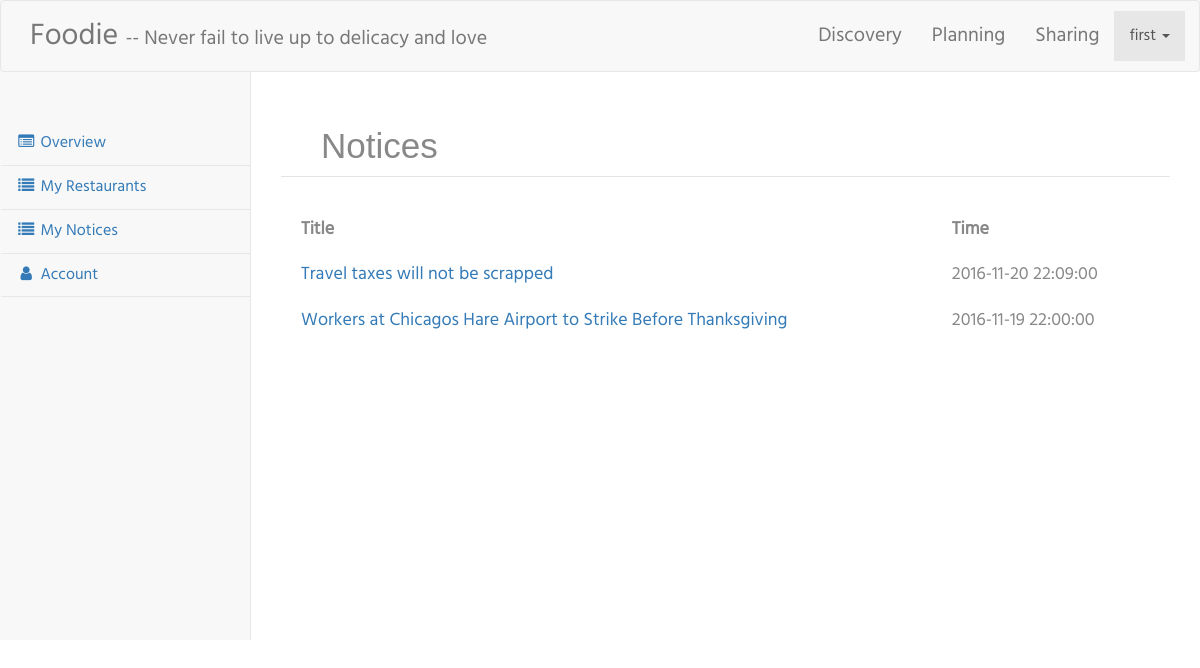
Screenshot of /merchant/myNotices.php (signed in) with the database file from the repository.
### tables this page shows
CREATE TABLE `notice` (
  `title` text NOT NULL,
  `author` varchar(255) NOT NULL,
  `time` datetime NOT NULL,
  `content` text NOT NULL,
  `noticeID` int(11) NOT NULL
);

### merchant/myNotices.php (the view, shortened to what this page needs)
<?php include("common/nav.php"); ?>
<div id="page-wrapper">
<div class="basic-grey">
<h1 style="font-size:35px;font-family:Arial">Notices
</h1>
<table class="tb">
<tr>
	<th>Title</th>
	<th>Time</th>
</tr>
<?php require_once("../functions.php");
$sql="select title,time,noticeID from notice;";
$res=mysql_query($sql) or die(mysql_error());
while($info=mysql_fetch_array($res)){
echo "<tr><td><a id='".$info[2]."' href='myNoticeDisplay.php?id=".$info[2]."'>".$info[0]."</td>";
echo "<td>".$info[1]."</td>";
echo "</tr>";
}
?>
</table>
</div>
</div>

### css/style.css (style rules this page uses)
h4, h5, h6, h1, h2, h3 { margin: 0; }
html, body { font-family: 'Hind-Regular'; font-size: 100%; background:#fff; }
a { text-decoration: none; }

### css/sb-admin-2.css (style rules this page uses)
body { background-color: #f8f8f8; }
#page-wrapper { padding: 0 15px; min-height: 568px; background-color: #fff; }
@media (min-width:768px) { #page-wrapper { position: inherit; margin: 0 0 0 250px; padding: 70px 30px; border-left: 1px solid #e7e7e7; } }

### merchant/myNotices.php (style rules this page uses)
.tb { width:100%; align:left; font-size:18px; font-size:Arial light; }
.tb td,th { padding:10px; }
.basic-grey { margin-top:-30px; margin-left:auto; margin-right:auto; max-width: 1000px; background: #fff; padding: 25px 15px 25px 10px; font: 20px,"Arial"; color: #888; text-shadow: 1px 1px 1px #FFF; border:0px solid #E4E4E4; }
.basic-grey h1 { font-size: 35px; padding: 0px 0px 10px 40px; display: block; border-bottom:1px solid #E4E4E4; margin: -10px -15px 30px -10px;; color: #888; }

### rows the page displays
notice: title "Travel taxes will not be scrapped", time "2016-11-20 22:09:00"
notice: title "Workers at Chicagos Hare Airport to Strike Before Thanksgiving", time "2016-11-19 22:00:00"

### other values shown
$_SESSION['user_name'] "first"
